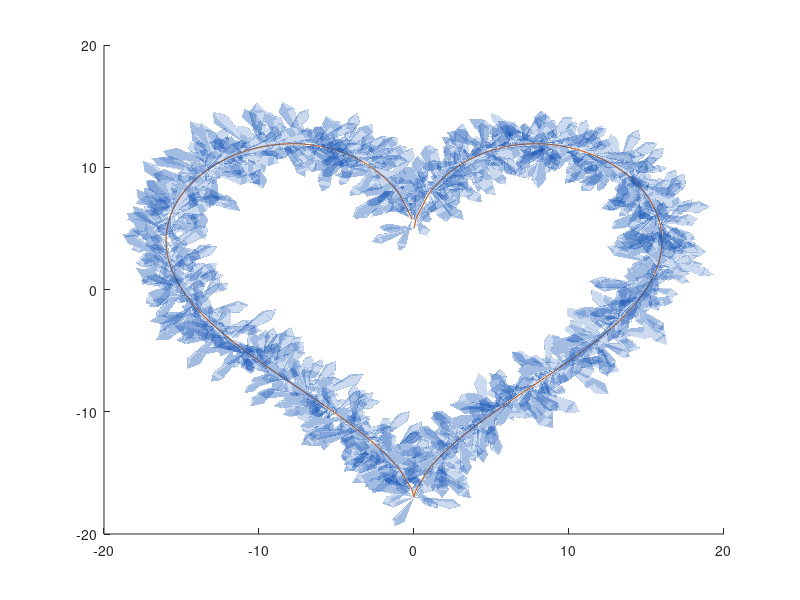

Write the MATLAB code that produced this figure. (Note: this script raises an error after producing the figure.)
function crystalHeart
clc;clear;close all
hold on
% drawCrystal([1,1,1],[3,3,3],pi/6,0.8,0.14)
sep=pi/8;
t=[0:0.2:sep,sep:0.02:pi-sep,pi-sep:0.2:pi+sep,pi+sep:0.02:2*pi-sep,2*pi-sep:0.2:2*pi];
x=16*sin(t).^3;
y=13*cos(t)-5*cos(2*t)-2*cos(3*t)-cos(4*t);
z=zeros(size(t));plot3(x,y,z,'Color',[186,110,64]./255,'LineWidth',1);
for i=1:length(t)
    for j=1:6
        len=rand(1)*2.5+1.5;
        tempV=rand(1,3)-0.5;
        tempV=tempV./norm(tempV).*len;
        tempSpnt=[x(i),y(i),z(i)];
        tempEpnt=tempV+tempSpnt;
        drawCrystal(tempSpnt,tempEpnt,pi/6,0.8,0.14);
%         disp([i,j]);
    end

end

ax=gca;
ax.XLim=[-22,22];
ax.YLim=[-20,20];
ax.ZLim=[-10,10];
grid on
ax.GridLineStyle='--';
ax.LineWidth=1.2;
ax.XColor=[1,1,1].*0.4;
ax.YColor=[1,1,1].*0.4;
ax.ZColor=[1,1,1].*0.4;
ax.DataAspectRatio=[1,1,1];
ax.DataAspectRatioMode='manual';

    function drawCrystal(Spnt,Epnt,theta,cl,w)
       %plot3([Spnt(1),Epnt(1)],[Spnt(2),Epnt(2)],[Spnt(3),Epnt(3)])
       mainV=Epnt-Spnt;
       cutPnt=cl.*(mainV)+Spnt;
       cutV=[mainV(3),mainV(3),-mainV(1)-mainV(2)];
       cutV=cutV./norm(cutV).*w.*norm(mainV);
       cornerPnt=cutPnt+cutV;
       cornerPnt=rotateAxis(Spnt,Epnt,cornerPnt,theta);
       cornerPntSet(1,:)=cornerPnt';
       for ii=1:3
           cornerPnt=rotateAxis(Spnt,Epnt,cornerPnt,pi/2);
           cornerPntSet(ii+1,:)=cornerPnt';
       end
       F = [1,3,4;1,4,5;1,5,6;1,6,3;...
           2,3,4;2,4,5;2,5,6;2,6,3];
       V = [Spnt;Epnt;cornerPntSet];
       patch('Faces',F,'Vertices',V,'FaceColor',[0 71 177]./255,...
           'FaceAlpha',0.2,'EdgeColor',[0 71 177]./255.*0.9,...
           'EdgeAlpha',0.25,'LineWidth',0.01,'EdgeLighting',...
           'gouraud','SpecularStrength',0.3);
    end

    function newPnt=rotateAxis(Spnt,Epnt,cornerPnt,theta)
        V=Epnt-Spnt;V=V./norm(V);
        u=V(1);v=V(2);w=V(3);
        a=Spnt(1);b=Spnt(2);c=Spnt(3);
        cornerPnt=[cornerPnt(:);1];
        
        rotateMat=[u^2+(v^2+w^2)*cos(theta)       ,  u*v*(1-cos(theta))-w*sin(theta),  u*w*(1-cos(theta))+v*sin(theta),  (a*(v^2+w^2)-u*(b*v+c*w))*(1-cos(theta))+(b*w-c*v)*sin(theta);
                   u*v*(1-cos(theta))+w*sin(theta),  v^2+(u^2+w^2)*cos(theta)       ,  v*w*(1-cos(theta))-u*sin(theta),  (b*(u^2+w^2)-v*(a*u+c*w))*(1-cos(theta))+(c*u-a*w)*sin(theta);
                   u*w*(1-cos(theta))-v*sin(theta),  v*w*(1-cos(theta))+u*sin(theta),  w^2+(u^2+v^2)*cos(theta)       ,  (c*(u^2+v^2)-w*(a*u+b*v))*(1-cos(theta))+(a*v-b*u)*sin(theta);
                   0                              ,  0                              ,  0                              ,  1];
        
        newPnt=rotateMat*cornerPnt;
        newPnt(4)=[];
    end

end